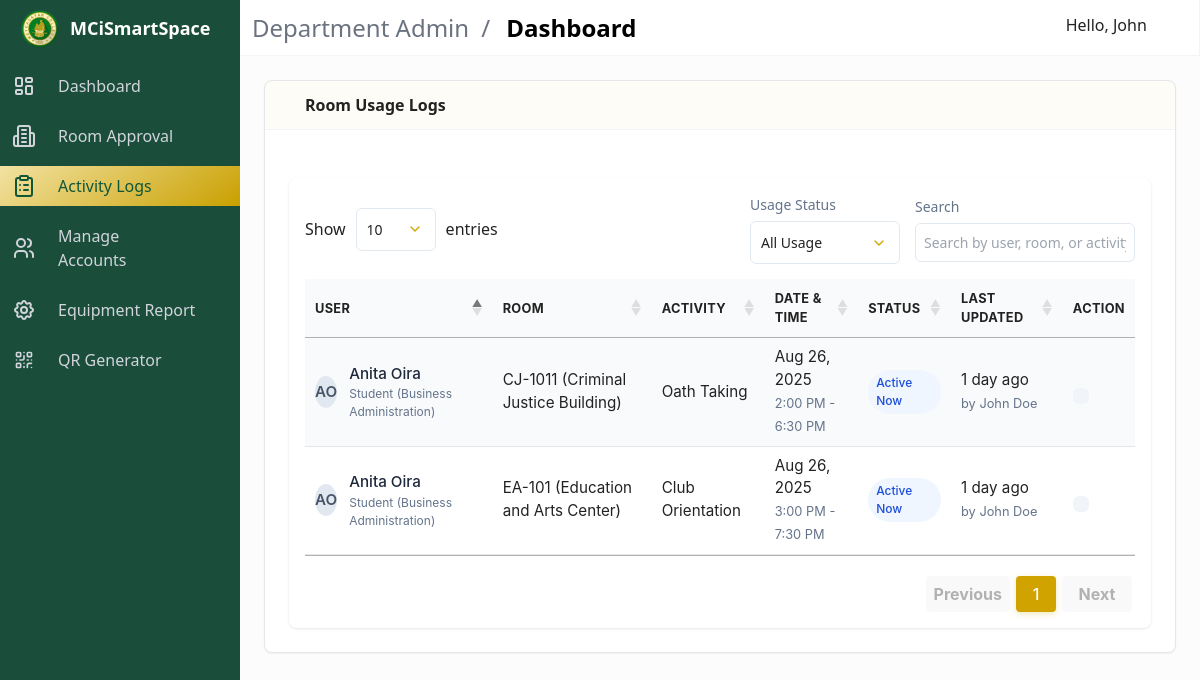
/department-admin/dept_room_activity_logs.php (signed in), run on the app's committed database.
### tables this page shows
CREATE TABLE `room_requests` (
  `RequestID` int(11) NOT NULL,
  `StudentID` int(11) DEFAULT NULL,
  `TeacherID` int(11) DEFAULT NULL,
  `RoomID` int(11) NOT NULL,
  `ActivityName` varchar(255) NOT NULL,
  `Purpose` text NOT NULL,
  `RequestDate` timestamp NOT NULL DEFAULT current_timestamp(),
  `ReservationDate` datetime NOT NULL,
  `StartTime` datetime NOT NULL,
  `EndTime` datetime NOT NULL,
  `NumberOfParticipants` int(11) NOT NULL,
  `Status` enum('pending','approved','rejected') DEFAULT 'pending',
  `RejectionReason` text DEFAULT NULL,
  `ApprovedBy` int(11) DEFAULT NULL,
  `ApproverFirstName` varchar(128) DEFAULT NULL,
  `ApproverLastName` varchar(128) DEFAULT NULL,
  `RejectedBy` int(11) DEFAULT NULL,
  `RejecterFirstName` varchar(128) DEFAULT NULL,
  `RejecterLastName` varchar(128) DEFAULT NULL
);

CREATE TABLE `rooms` (
  `id` int(11) NOT NULL,
  `room_name` varchar(255) NOT NULL,
  `room_type` varchar(255) NOT NULL,
  `capacity` int(11) NOT NULL,
  `RoomStatus` enum('available','occupied','maintenance') DEFAULT 'available',
  `created_at` timestamp NOT NULL DEFAULT current_timestamp(),
  `building_id` int(11) DEFAULT NULL
);

CREATE TABLE `buildings` (
  `id` int(11) NOT NULL,
  `building_name` varchar(255) NOT NULL,
  `department` varchar(255) NOT NULL,
  `number_of_floors` int(11) NOT NULL,
  `created_at` timestamp NOT NULL DEFAULT current_timestamp()
);

CREATE TABLE `dept_admin` (
  `AdminID` int(11) NOT NULL,
  `FirstName` varchar(50) NOT NULL,
  `LastName` varchar(50) NOT NULL,
  `Department` varchar(50) NOT NULL,
  `Email` varchar(50) NOT NULL,
  `Password` varchar(255) NOT NULL,
  `RoleID` int(11) NOT NULL DEFAULT 2
);

### department-admin/dept_room_activity_logs.php (the view, shortened to what this page needs)
<?php
require_once '../auth/room_status_handler.php';
function time_elapsed_string($datetime, $full = false) {
    $now = new DateTime;
    $ago = new DateTime($datetime);
    $diff = $now->diff($ago);
    $weeks = floor($diff->d / 7);
    $days = $diff->d - ($weeks * 7);
    $string = array(
        'y' => 'year',
        'm' => 'month',
        'w' => 'week',
        'd' => 'day',
        'h' => 'hour',
        'i' => 'minute',
        's' => 'second',
    );
    $values = array(
        'y' => $diff->y,
        'm' => $diff->m,
        'w' => $weeks,
        'd' => $days,
        'h' => $diff->h,
        'i' => $diff->i,
        's' => $diff->s
    );
    $parts = array();
    foreach ($string as $k => $v) {
        if ($values[$k]) {
            $parts[$k] = $values[$k] . ' ' . $v . ($values[$k] > 1 ? 's' : '');
        }
    }
    if (!$full) $parts = array_slice($parts, 0, 1);
    return $parts ? implode(', ', $parts) . ' ago' : 'just now';
}
$adminDepartment = $_SESSION['department'] ?? '';
$dateFilter = isset($_GET['date_range']) ? intval($_GET['date_range']) : 30;
$sql = "SELECT rr.*, r.room_name, r.room_type, b.building_name,
        CASE
            WHEN rr.StudentID IS NOT NULL THEN CONCAT(s.FirstName, ' ', s.LastName)
            WHEN rr.TeacherID IS NOT NULL THEN CONCAT(t.FirstName, ' ', t.LastName)
        END as user_name,
        CASE
            WHEN rr.StudentID IS NOT NULL THEN s.Department
            WHEN rr.TeacherID IS NOT NULL THEN t.Department
        END as user_department,
        CASE
            WHEN rr.StudentID IS NOT NULL THEN 'Student'
            WHEN rr.TeacherID IS NOT NULL THEN 'Teacher'
        END as user_role,
        CASE
            WHEN rr.StudentID IS NOT NULL THEN s.StudentID
            WHEN rr.TeacherID IS NOT NULL THEN t.TeacherID
        END as user_id,
        CASE
            WHEN rr.StudentID IS NOT NULL THEN s.Email
            WHEN rr.TeacherID IS NOT NULL THEN t.Email
        END as user_email,
        da.FirstName as admin_first_name,
        da.LastName as admin_last_name
        FROM room_requests rr
        JOIN rooms r ON rr.RoomID = r.id
        JOIN buildings b ON r.building_id = b.id
        LEFT JOIN student s ON rr.StudentID = s.StudentID
        LEFT JOIN teacher t ON rr.TeacherID = t.TeacherID
        LEFT JOIN dept_admin da ON rr.approvedBy = da.AdminID
        WHERE rr.Status = 'approved'";
$params = [];
$types = "";
if (!empty($adminDepartment)) {
    $sql .= " AND (s.Department = ? OR t.Department = ?)";
    $params[] = $adminDepartment;
    $params[] = $adminDepartment;
    $types .= "ss";
}
if ($dateFilter > 0) {
    $sql .= " AND rr.RequestDate >= DATE_SUB(NOW(), INTERVAL ? DAY)";
    $params[] = $dateFilter;
    $types .= "i";
}
$sql .= " ORDER BY rr.RequestDate DESC";
$stmt = $conn->prepare($sql);
if (!empty($params)) {
    $stmt->bind_param($types, ...$params);
}
$stmt->execute();
$result = $stmt->get_result();
?>
<!DOCTYPE html>
<html lang="en">
<head>
    <link rel="stylesheet" href="https://cdn.materialdesignicons.com/4.9.95/css/materialdesignicons.min.css">
    <link rel="stylesheet" href="../public/css/admin_styles/main.css">
    <link rel="stylesheet" href="../public/css/admin_styles/main_2.css">
    <link rel="stylesheet" href="../public/css/admin_styles/style-all.css">
    <link rel="stylesheet" href="../public/css/admin_styles/form_2.css">
    <link rel="stylesheet" href="https://cdn.datatables.net/1.11.5/css/jquery.dataTables.min.css">
    <link rel="stylesheet" href="../public/css/admin_styles/datatables.css">
</head>
<body>
    <div id="app">
        <?php include 'layout/topnav.php'; ?>
                <aside class="aside is-placed-left is-expanded">
            <div class="aside-tools">
                <div class="logo">
                    <a href="#"><img class="meyclogo" src="../public/assets/logo.webp" alt="logo"></a>
                    <p>MCiSmartSpace</p>
                </div>
            </div>
            <div class="menu is-menu-main">
                <ul class="menu-list">
                    <li>
                        <a href="dept-admin.php">
                            <span class="icon"> </span>
                            <span>Dashboard</span>
                        </a>
                    </li>
                </ul>
                <ul class="menu-list">
                    <li>
                        <a href="dept_room_approval.php">
                            <span class="icon">
                            </span>
                            <span>Room Approval</span>
                        </a>
                    </li>
                     <li  class="active">
                        <a href="#">
                            <span class="icon">
                            </span>
                            <span>Activity Logs</span>
                        </a>
                    </li>
                    <li>
                        <a class="dropdown" onclick="toggleIcon(this)">
                            <span class="icon"></span>
                            <span class="#">Manage Accounts</span>
                            <span class="icon toggle-icon"><i class="mdi mdi-plus"></i></span>
                        </a>
                    </li>
                    <li>
                        <a href="dept_equipment_report.php">
                            <span class="icon"></span>
                            <span>Equipment Report</span>
                        </a>
                    </li>
                    <li>
                        <a href="qr_generator.php">
                            <span class="icon"></span>
                            <span>QR Generator</span>
                        </a>
                    </li>
                </ul>
            </div>
        </aside>
        <section class="section main-section">
            <div class="card">
                <header class="card-header">
                    <p class="card-header-title">
                        <span class="icon"><i class="mdi mdi-clipboard-text-clock"></i></span>
                        Room Usage Logs
                    </p>
                </header>
                <div class="card-content">
                    <div class="table-container">
                        <div style="display: flex; justify-content: space-between; align-items: center; margin-bottom: 15px;">
                            <div style="display: flex; align-items: center;">
                                <label style="margin-right: 10px;">Show</label>
                                <select id="entriesSelect" class="form-select" style="width: 80px; margin-right: 10px;">
                                    <option value="10">10</option>
                                </select>
                                <label>entries</label>
                            </div>
                            <div style="display: flex; align-items: center; gap: 15px;">
                                <div>
                                    <label style="font-size: 0.875rem; color: #64748b; margin-bottom: 0.375rem; display: block; font-weight: 500;">Usage Status</label>
                                    <select id="usage-filter" class="form-select" style="width: 150px;">
                                        <option value="">All Usage</option>
                                    </select>
                                </div>
                                <div>
                                    <label style="font-size: 0.875rem; color: #64748b; margin-bottom: 0.375rem; display: block; font-weight: 500;">Search</label>
                                    <input type="text" id="customSearch" class="form-select" style="width: 100%; padding: 0.5rem; border: 1px solid #e2e8f0; border-radius: 0.375rem;" placeholder="Search by user, room, or activity...">
                                </div>
                            </div>
                        </div>
                        <table id="activityTable" class="table is-fullwidth is-striped">
                            <thead>
                                <tr class="titles">
                                    <th>User</th>
                                    <th>Room</th>
                                    <th>Activity</th>
                                    <th>Date & Time</th>
                                    <th>Status</th>
                                    <th>Last Updated</th>
                                    <th>Action</th>
                                </tr>
                            </thead>
                            <tbody>
                                <?php if ($result->num_rows > 0): ?>
                                    <?php while ($row = $result->fetch_assoc()):
                                        $now = new DateTime();
                                        $endTime = new DateTime($row['EndTime']);
                                        $status = $row['Status'];
                                        if ($now > $endTime) {
                                            $statusClass = "status-completed";
                                            $statusLabel = "Completed";
                                        } else {
                                            $statusClass = "status-active";
                                            $statusLabel = "Active Now";
                                        }
                                        $nameParts = explode(' ', $row['user_name']);
                                        $initials = '';
                                        if (count($nameParts) >= 2) {
                                            $initials = strtoupper(substr($nameParts[0], 0, 1) . substr($nameParts[count($nameParts)-1], 0, 1));
                                        } else {
                                            $initials = strtoupper(substr($row['user_name'], 0, 2));
                                        }
                                    ?>
                                        <tr>
                                            <td data-label="User">
                                                <div class="user-info">
                                                    <div class="user-avatar"><?php echo $initials; ?></div>
                                                    <div class="user-details">
                                                        <span class="user-name"><?php echo htmlspecialchars($row['user_name']); ?></span>
                                                        <span class="user-role"><?php echo $row['user_role']; ?> (<?php echo htmlspecialchars($row['user_department']); ?>)</span>
                                                    </div>
                                                </div>
                                            </td>
                                            <td data-label="Room"><?php echo htmlspecialchars($row['room_name'] . ' (' . $row['building_name'] . ')'); ?></td>
                                            <td data-label="Activity"><?php echo htmlspecialchars($row['ActivityName']); ?></td>
                                            <td data-label="Date & Time">
                                                <?php
                                                    echo date('M j, Y', strtotime($row['StartTime']));
                                                    echo '<br><span style="font-size: 0.8rem; color: #64748b;">';
                                                    echo date('g:i A', strtotime($row['StartTime'])) . ' - ' . date('g:i A', strtotime($row['EndTime']));
                                                    echo '</span>';
                                                ?>
                                            </td>
                                            <td data-label="Status">
                                                <span class="activity-status <?php echo $statusClass; ?>">
                                                    <?php echo $statusLabel; ?>
                                                </span>
                                            </td>
                                            <td data-label="Last Updated">
                                                <?php
                                                    echo time_elapsed_string($row['RequestDate']);
                                                    if ($status == 'approved' && !empty($row['admin_first_name'])) {
                                                        echo '<br><span style="font-size: 0.8rem; color: #64748b;">by ' .
                                                            htmlspecialchars($row['admin_first_name'] . ' ' . $row['admin_last_name']) . '</span>';
                                                    }
                                                ?>
                                            </td>
                                            <td class="action-buttons">
                                                <a href="dept_room_approval.php?view=<?php echo $row['RequestID']; ?>" class="view-btn" title="View Details">
                                                </a>
                                            </td>
                                        </tr>
                                    <?php endwhile; ?>
                                <?php else: ?>
                                    <tr>
                                        <td colspan="7" class="has-text-centered">No activity logs found matching your criteria.</td>
                                    </tr>
                                <?php endif; ?>
                            </tbody>
                        </table>
                    </div>
                </div>
            </div>
        </section>
    </div>
</body>
</html>

### data on the page
room_requests: initials "AO", user_name "Anita Oira", user_role "Student", user_department "Business Administration", RoomID.building_name "CJ-1011 (Criminal Justice Building)", ActivityName "Oath Taking", StartTime "Aug 26, 2025", StartTime "2:00 PM", EndTime "6:30 PM", EndTime "Active Now", RequestDate "1 day ago", dept_admin.FirstName+LastName "John Doe"
room_requests: initials "AO", user_name "Anita Oira", user_role "Student", user_department "Business Administration", RoomID.building_name "EA-101 (Education and Arts Center)", ActivityName "Club Orientation", StartTime "Aug 26, 2025", StartTime "3:00 PM", EndTime "7:30 PM", EndTime "Active Now", RequestDate "1 day ago", dept_admin.FirstName+LastName "John Doe"

### other printed values
$moduleName "Department Admin"
$currentPageTitle "Dashboard"
$userData['name'] "John"
